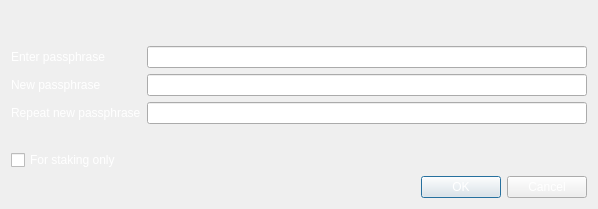
<?xml version="1.0" encoding="UTF-8"?>
<ui version="4.0">
 <class>AskPassphraseDialog</class>
 <widget class="QDialog" name="AskPassphraseDialog">
  <property name="geometry">
   <rect>
    <x>0</x>
    <y>0</y>
    <width>598</width>
    <height>209</height>
   </rect>
  </property>
  <property name="sizePolicy">
   <sizepolicy hsizetype="Preferred" vsizetype="Minimum">
    <horstretch>0</horstretch>
    <verstretch>0</verstretch>
   </sizepolicy>
  </property>
  <property name="minimumSize">
   <size>
    <width>550</width>
    <height>0</height>
   </size>
  </property>
  <property name="windowTitle">
   <string>Passphrase Dialog</string>
  </property>
  <property name="styleSheet">
   <string notr="true">background: url(:/images/background2);
color: rgb(255, 255, 255);</string>
  </property>
  <layout class="QVBoxLayout" name="verticalLayout">
   <item>
    <widget class="QLabel" name="warningLabel">
     <property name="textFormat">
      <enum>Qt::RichText</enum>
     </property>
     <property name="wordWrap">
      <bool>true</bool>
     </property>
    </widget>
   </item>
   <item>
    <layout class="QFormLayout" name="formLayout">
     <property name="fieldGrowthPolicy">
      <enum>QFormLayout::AllNonFixedFieldsGrow</enum>
     </property>
     <item row="0" column="0">
      <widget class="QLabel" name="passLabel1">
       <property name="text">
        <string>Enter passphrase</string>
       </property>
      </widget>
     </item>
     <item row="0" column="1">
      <widget class="QLineEdit" name="passEdit1">
       <property name="echoMode">
        <enum>QLineEdit::Password</enum>
       </property>
      </widget>
     </item>
     <item row="1" column="0">
      <widget class="QLabel" name="passLabel2">
       <property name="text">
        <string>New passphrase</string>
       </property>
      </widget>
     </item>
     <item row="1" column="1">
      <widget class="QLineEdit" name="passEdit2">
       <property name="echoMode">
        <enum>QLineEdit::Password</enum>
       </property>
      </widget>
     </item>
     <item row="2" column="0">
      <widget class="QLabel" name="passLabel3">
       <property name="text">
        <string>Repeat new passphrase</string>
       </property>
      </widget>
     </item>
     <item row="2" column="1">
      <widget class="QLineEdit" name="passEdit3">
       <property name="echoMode">
        <enum>QLineEdit::Password</enum>
       </property>
      </widget>
     </item>
     <item row="3" column="1">
      <widget class="QLabel" name="capsLabel">
       <property name="font">
        <font>
         <weight>75</weight>
         <bold>true</bold>
        </font>
       </property>
       <property name="text">
        <string/>
       </property>
       <property name="alignment">
        <set>Qt::AlignCenter</set>
       </property>
      </widget>
     </item>
     <item row="4" column="0">
      <widget class="QCheckBox" name="stakingCheckBox">
       <property name="enabled">
        <bool>true</bool>
       </property>
       <property name="visible">
        <bool>false</bool>
       </property>
       <property name="toolTip">
        <string>Serves to disable the trivial sendmoney when OS account compromised. Provides no real security.</string>
       </property>
       <property name="text">
        <string>For staking only</string>
       </property>
      </widget>
     </item>
    </layout>
   </item>
   <item>
    <widget class="QDialogButtonBox" name="buttonBox">
     <property name="orientation">
      <enum>Qt::Horizontal</enum>
     </property>
     <property name="standardButtons">
      <set>QDialogButtonBox::Cancel|QDialogButtonBox::Ok</set>
     </property>
    </widget>
   </item>
  </layout>
 </widget>
 <resources>
  <include location="../bitcoin.qrc"/>
 </resources>
 <connections>
  <connection>
   <sender>buttonBox</sender>
   <signal>accepted()</signal>
   <receiver>AskPassphraseDialog</receiver>
   <slot>accept()</slot>
   <hints>
    <hint type="sourcelabel">
     <x>248</x>
     <y>254</y>
    </hint>
    <hint type="destinationlabel">
     <x>157</x>
     <y>274</y>
    </hint>
   </hints>
  </connection>
  <connection>
   <sender>buttonBox</sender>
   <signal>rejected()</signal>
   <receiver>AskPassphraseDialog</receiver>
   <slot>reject()</slot>
   <hints>
    <hint type="sourcelabel">
     <x>316</x>
     <y>260</y>
    </hint>
    <hint type="destinationlabel">
     <x>286</x>
     <y>274</y>
    </hint>
   </hints>
  </connection>
 </connections>
</ui>
